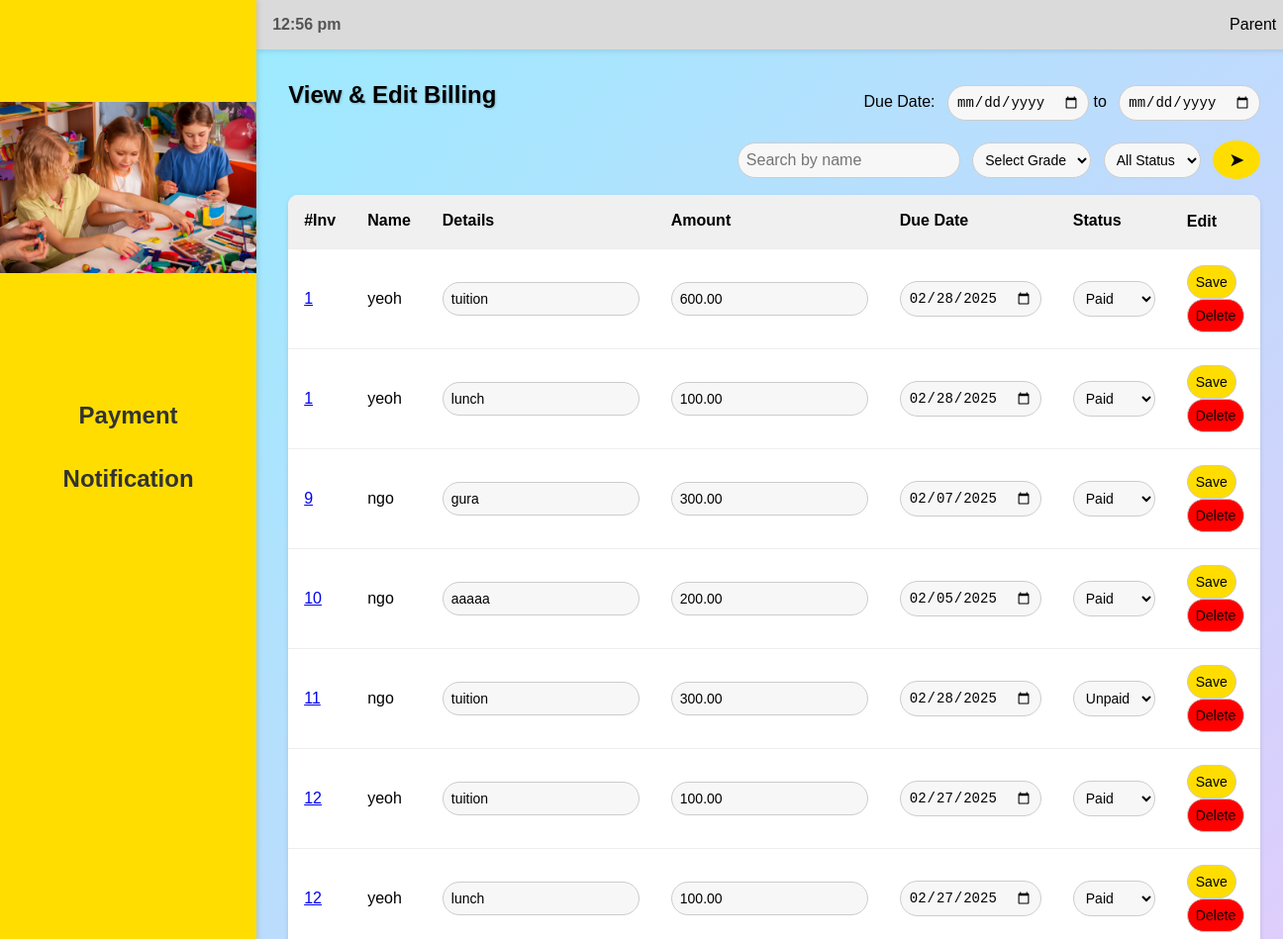
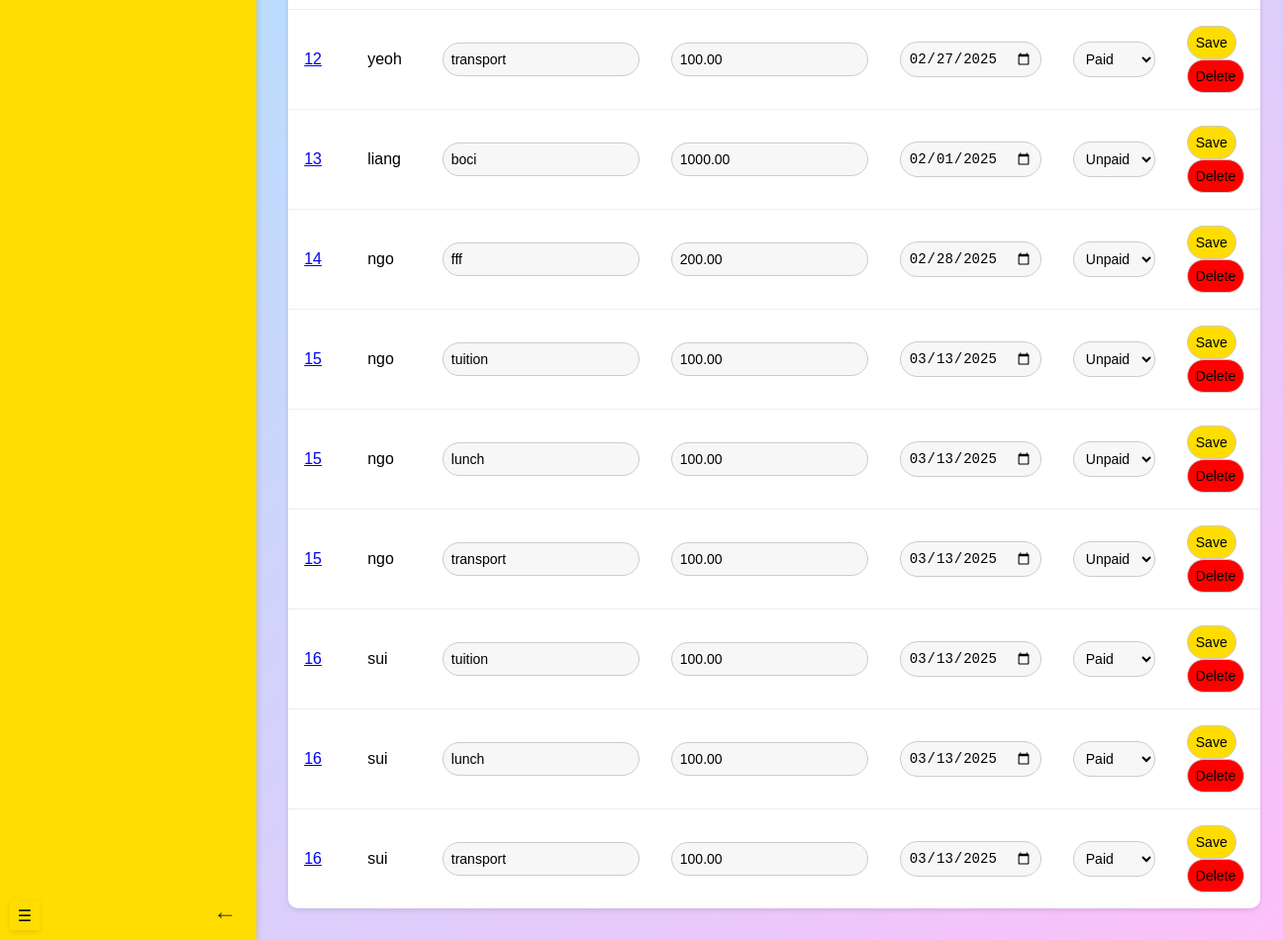
The page /admin/viewBilling (signed in) on the database its author committed (2 pictures, top to bottom).
### models.py (models this page shows, shortened)
class Fee(db.Model):
    __tablename__ = 'fees'
    id = db.Column(db.Integer, primary_key=True, autoincrement=True)
    student_id = db.Column(db.Integer, db.ForeignKey('students.id'), nullable=False)
    create_date = db.Column(db.Date, default=func.current_date())
    due_date = db.Column(db.Date, nullable=False)
    amount = db.Column(NUMERIC(10, 2), nullable=False)
    fee_type = db.Column(db.String(100), nullable=False)
    status = db.Column(db.Enum('unpaid', 'paid', name='fee_status'), default='unpaid')
    invoice_id = db.Column(db.Integer, db.ForeignKey('invoices.id'), nullable=True)
    invoice = db.relationship('Invoice', back_populates='fees')

class Invoice(db.Model):
    __tablename__ = 'invoices'
    id = db.Column(db.Integer, primary_key=True, autoincrement=True)
    total_amount = db.Column(NUMERIC(10, 2), nullable=False)
    flag = db.Column(db.Boolean, default=False)  # True if paid before the due date
    penalty_amount = db.Column(NUMERIC(10, 2), default=0.00)  # Penalty fee if late
    discount_amount = db.Column(NUMERIC(10, 2), default=0.00)  # Discount if paid early
    fees = db.relationship('Fee', back_populates='invoice', lazy='joined')

class Student(db.Model):
    __tablename__ = 'students'
    id = db.Column(db.Integer, primary_key=True, autoincrement=True)
    name = db.Column(db.String(255), nullable=False)
    grade = db.Column(db.String(50), nullable=False)
    dob = db.Column(db.Date, nullable=False)
    transport = db.Column(db.Boolean, default=False)
    user_id = db.Column(db.Integer, db.ForeignKey('users.id'), nullable=False)
    fees = db.relationship('Fee', backref='student', cascade='all, delete-orphan')

### routes/admin_routes.py (the view)
@admin_blueprint.route("/viewBilling", methods=["GET"])
@login_required
def viewBilling():
    student_name = request.args.get("student_name")
    grade = request.args.get("grade")
    status = request.args.get("status")
    start_date = request.args.get("start_date")
    end_date = request.args.get("end_date")
    fees, error = view_billing(student_name, grade, status, start_date, end_date)
    if error:
        fees = []
        return jsonify({"error": error}), 400
    return render_template("viewBilling.html", fees=fees)

### app.py (called while the page is built)
@login_manager.user_loader
def load_user(user_id):
    return User.query.get(int(user_id))

### templates/viewBilling.html (shortened to what this page needs)
{% if current_user.role == 'teacher' %}
{% extends "teacherBase.html" %}
{% elif current_user.role == 'admin'%}
{% extends "adminBase.html" %}
{% elif current_user.role == 'accountant' %}
{% extends "accountantBase.html" %}
{% elif current_user.role == 'parent'%}
{% extends "parentBase.html" %}
{% endif %}
{% block header %}
<link rel="stylesheet" href="{{ url_for('static', filename='viewBilling.css') }}">
{% endblock %}
{% block content %}
<section class="content">
    <div class="header-container">
        <form method="GET" action="{{ url_for('accountant.viewBilling') }}">
            <div class="header-top">
                <h1>View & Edit Billing</h1>
                <div class="date-filters">
                    <span>Due Date:</span>
                    <input type="date" name="start_date" value="{{ request.args.get('start_date', '') }}"
                        placeholder="Start Due Date">
                    <span> to </span>
                    <input type="date" name="end_date" value="{{ request.args.get('end_date', '') }}"
                        placeholder="End Date">
                </div>
            </div>
            <div class="search-bar">
                <input type="text" name="student_name" placeholder="Search by name"
                    value="{{ request.args.get('student_name', '') }}">
                <select id="grade" name="grade">
                    <option value="">Select Grade</option>
                </select>
                <select name="status">
                    <option value="">All Status</option>
                </select>
                <button>&#x27A4;</button>
            </div>
        </form>
    </div>
    <table id="myTable2">
        <thead>
            <tr>
                <th onclick="sortTable(0)">#Inv </th>
                <th onclick="sortTable(1)">Name </th>
                <th onclick="sortTable(2)">Details </th>
                <th onclick="sortTable(3)">Amount </th>
                <th onclick="sortTable(4)">Due Date </th>
                <th onclick="sortTable(5)">Status </th>
                <th>Edit</th>
            </tr>
        </thead>
        <tbody>
            {% if fees %}
            {% for fee in fees %}
            <tr>
                <td>
                    <a href="{{ url_for('accountant.invoice_details', invoice_id=fee.invoice.id) }}">{{ fee.invoice.id }}</a>
                </td>
                <td>
                    <span class="name">{{ fee.student.name }}</span>
                </td>
                <td>
                    <input type="text" class="details" data-id="{{ fee.id }}" value="{{ fee.fee_type }}">
                </td>
                <td>
                    <input type="number" class="amount" data-id="{{ fee.id }}" value="{{ fee.amount }}">
                </td>
                <td>
                    <input type="date" class="dueDate" data-id="{{ fee.id }}" value="{{ fee.due_date }}">
                </td>
                <td>
                    <select class="status" data-id="{{ fee.id }}">
                        <option value="unpaid" {% if fee.status=='unpaid' %}selected{% endif %}>Unpaid</option>
                        <option value="paid" {% if fee.status=='paid' %}selected{% endif %}>Paid</option>
                    </select>
                </td>
                <td class="edit">
                    <button class="update-btn" data-id="{{ fee.id }}">Save</button>
                    <button class="delete-btn" data-id="{{ fee.id }}">Delete</button>
                </td>
            </tr>
            {% endfor %}
            {% else %}
            <tr>
                <td colspan="7">No fee records found.</td>
            </tr>
            {% endif %}
        </tbody>
    </table>
</section>
</div>
{% endblock %}

### static/viewBilling.css (style rules this page uses)
html { opacity: 0; animation: fadeIn 0.5s ease-in-out forwards; }
body { margin: 0; font-family: Arial, sans-serif; display: flex; height: 100vh; background: linear-gradient(135deg, #93efff, #fdbffa); transition: margin-left 0.3s ease; overflow: hidden; }
select { flex: 1; padding: 8px; border: 1px solid #ccc; border-radius: 20px; font-size: 14px; background: #f7f7f7; }
.header-container, .header-container form { width: 100%; margin-bottom: 1rem; }
.header-top { width: 100%; display: flex; align-items: center; }
.header-top h1 { margin: 0; }
.search-bar { width: 100%; text-align: right; margin-top: 1rem; }
.search-bar input { padding: 0.5rem; border: 1px solid #ccc; border-radius: 20px; outline: none; font-size: 1rem; }
.search-bar button { padding: 0.5rem 1rem; background: #FFDD00; border: none; border-radius: 50%; cursor: pointer; font-size: 1.2rem; transition: background 0.3s; }
.search-bar input, .search-bar select, .search-bar button { display: inline-block; vertical-align: middle; margin-left: 0.5rem; }
.search-bar input:first-child { margin-left: 0; }
.date-filters { text-align: right; display: inline-block; margin-left: auto; }
.date-filters input { display: inline-block; margin-left: 0.5rem; }
.content { padding: 2rem; overflow-y: auto; }
.content h1 { margin-bottom: 1rem; font-size: 1.5rem; text-shadow: 1px 1px 2px rgba(0, 0, 0, 0.2); }
table { width: 100%; border-collapse: collapse; background: #fff; box-shadow: 0 2px 5px rgba(0, 0, 0, 0.1); border-radius: 10px; overflow: hidden; }
table th, table td { text-align: left; padding: 1rem; border-bottom: 1px solid #eee; }
table th { background: #f0f0f0; font-weight: bold; cursor: pointer; user-select: none; }
table tbody tr:last-child td { border-bottom: none; }
input { flex: 1; padding: 8px; border: 1px solid #ccc; border-radius: 20px; font-size: 14px; background: #f7f7f7; }
.update-btn { flex: 1; padding: 8px; border: 1px solid #ccc; border-radius: 20px; font-size: 14px; background: #ffdd00; cursor: pointer; }
.delete-btn { flex: 1; padding: 8px; border: 1px solid #ccc; border-radius: 20px; font-size: 14px; background: red; cursor: pointer; }

### rows shown on the page
Fee: invoice.id "1", student.name "yeoh", fee_type "tuition", amount "600.00", due_date "02/28/2025", status+id "Paid"
Fee: invoice.id "1", student.name "yeoh", fee_type "lunch", amount "100.00", due_date "02/28/2025", status+id "Paid"
Fee: invoice.id "9", student.name "ngo", fee_type "gura", amount "300.00", due_date "02/07/2025", status+id "Paid"
Fee: invoice.id "10", student.name "ngo", fee_type "aaaaa", amount "200.00", due_date "02/05/2025", status+id "Paid"
Fee: invoice.id "11", student.name "ngo", fee_type "tuition", amount "300.00", due_date "02/28/2025", status+id "Unpaid"
Fee: invoice.id "12", student.name "yeoh", fee_type "tuition", amount "100.00", due_date "02/27/2025", status+id "Paid"
Fee: invoice.id "12", student.name "yeoh", fee_type "lunch", amount "100.00", due_date "02/27/2025", status+id "Paid"
Fee: invoice.id "12", student.name "yeoh", fee_type "transport", amount "100.00", due_date "02/27/2025", status+id "Paid"
Fee: invoice.id "13", student.name "liang", fee_type "boci", amount "1000.00", due_date "02/01/2025", status+id "Unpaid"
Fee: invoice.id "14", student.name "ngo", fee_type "fff", amount "200.00", due_date "02/28/2025", status+id "Unpaid"
Fee: invoice.id "15", student.name "ngo", fee_type "tuition", amount "100.00", due_date "03/13/2025", status+id "Unpaid"
Fee: invoice.id "15", student.name "ngo", fee_type "lunch", amount "100.00", due_date "03/13/2025", status+id "Unpaid"
Fee: invoice.id "15", student.name "ngo", fee_type "transport", amount "100.00", due_date "03/13/2025", status+id "Unpaid"
Fee: invoice.id "16", student.name "sui", fee_type "tuition", amount "100.00", due_date "03/13/2025", status+id "Paid"
Fee: invoice.id "16", student.name "sui", fee_type "lunch", amount "100.00", due_date "03/13/2025", status+id "Paid"
Fee: invoice.id "16", student.name "sui", fee_type "transport", amount "100.00", due_date "03/13/2025", status+id "Paid"
